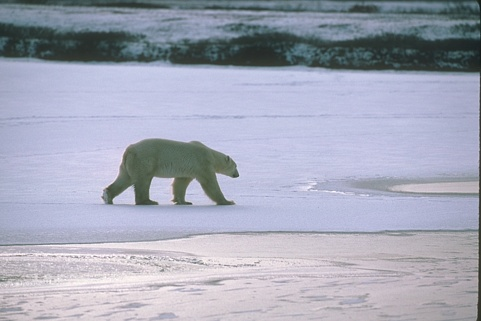
#> input picture denoising/CBSD432/CBSD432/100007.jpg, 481 x 321 px; its folder holds only this picture in this run
$ python dataset.py
#> lines starting #> are read from the running program, lines starting #| are printed output that depends on the picture
#!/usr/bin/env python
# -*- coding: utf-8 -*-

import os
import cv2
import numpy as np
from common import config
import glob


class Dataset():

    def __init__(self, dataset_name, noise_level=50):

        test_dataset_path = 'CBSD68/CBSD68'
        test_noisy_path = 'CBSD68/CBSD68_{}'.format(noise_level)
        train_dataset_path = 'CBSD432/CBSD432'
        self.minibatch_size = config.minibatch_size
        self.ds_name = dataset_name
        self.rng = np.random
        train_list = glob.glob(train_dataset_path + '/*.jpg')
        test_list = glob.glob(test_dataset_path + '/*.png')
        test_noisy_list = glob.glob(test_noisy_path + '/*.png')
        self.dataset_meta = {
            'train': (train_list, 65536),
            'test': (test_list, len(test_list), test_noisy_list),
        }


    def load(self):

        self.instances = self.dataset_meta[self.ds_name][1]
        self.images = self.dataset_meta[self.ds_name][0]
        if self.ds_name == 'test': self.noisy_images = self.dataset_meta[self.ds_name][2]
        self.data_number = len(self.images)
        return self

    @property
    def instances_per_epoch(self):
        return self.instances

    @property
    def minibatchs_per_epoch(self):
        return self.instances // config.minibatch_size

    @property
    def testing_minibatchs_per_epoch(self):
        return self.instances

    def augmentation(self, img):
        s =  config.scale[self.rng.randint(0, 4)]
        h, w = img.shape[:2]
        scale_h = int(h * s)
        scale_w = int(w * s)
        img = cv2.resize(img, (scale_w, scale_h), interpolation=cv2.INTER_CUBIC)

        return img


    def instance_generator(self):
        for i in range(self.instances):
            idx = i % self.data_number
            img = cv2.imread(self.images[idx])
            if self.ds_name == 'test':
                noisy_img = cv2.imread(self.noisy_images[idx])
                yield img.astype(np.float32)/255.0, noisy_img.astype(np.float32)/255.0
            elif self.ds_name == 'train':
                img = self.augmentation(img)
                h, w = img.shape[:2]
                x_start = 0 + self.rng.randint(0, (w - config.patch_size)//config.stride + 1 ) * config.stride
                y_start = 0 + self.rng.randint(0, (h - config.patch_size)//config.stride + 1 ) * config.stride
                patch = img[y_start:y_start+config.patch_size,x_start:x_start+config.patch_size,:].astype(np.float32)/255.0
                noisy_patch = patch + np.random.normal(0, config.sigma/255.0, patch.shape)
                yield patch.astype(np.float32), noisy_patch.astype(np.float32)


if __name__ == "__main__":
    ds = Dataset('train')
    gen = ds.load().instance_generator()

    imggrid = []
    while True:
        for i in range(8):
            img, noisy_patch = next(gen)
            imggrid.append(img)
            imggrid.append(noisy_patch)
#> this loop made 8 passes
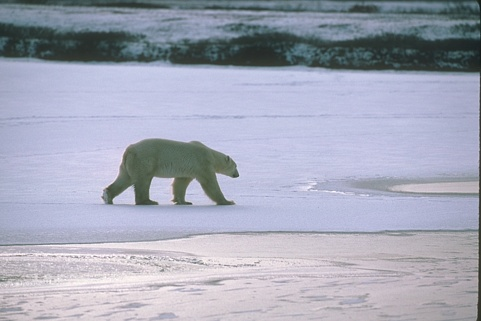
#> input picture denoising/CBSD432/CBSD432/100007.jpg, 481 x 321 px
#> pass 1, `img, noisy_patch = next(gen)`:
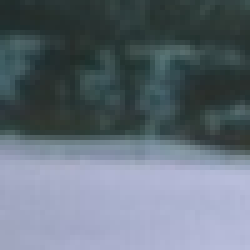
#> img: shape (50, 50, 3) float32 (shown 5 times larger); mean of channels 0, 1, 2 0.471, 0.43, 0.384; drawn as B, G, R
#> pass 1, `img, noisy_patch = next(gen)`:
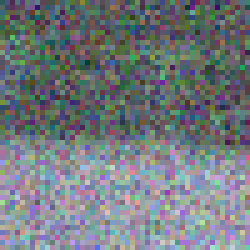
#> noisy_patch: shape (50, 50, 3) float32 (shown 5 times larger); mean of channels 0, 1, 2 0.474, 0.435, 0.385; drawn with min black and max white
#> pass 2, `img, noisy_patch = next(gen)`:
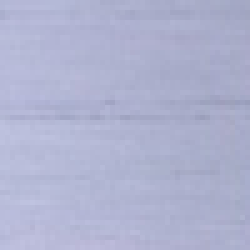
#> img: shape (50, 50, 3) float32 (shown 5 times larger); mean of channels 0, 1, 2 0.816, 0.701, 0.687; drawn as B, G, R
#> after the loop, imggrid = 16 items
        imggrid = np.array(imggrid).reshape((4, 4, img.shape[0], img.shape[1], img.shape[2]))
        imggrid = imggrid.transpose((0, 2, 1, 3, 4)).reshape((4*img.shape[0], 4*img.shape[1], 3))
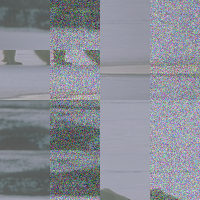
#> imggrid: shape (200, 200, 3) float32; mean of channels 0, 1, 2 0.672, 0.6, 0.571; drawn with min black and max white
        cv2.imshow('', imggrid)
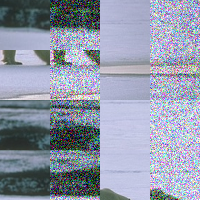
#> window '': shape (200, 200, 3); mean B, G, R 169.5, 152.3, 145.2
        c = chr(cv2.waitKey(0) & 0xff)
#> (key Esc is pressed here)
        if c == 'q':
            exit()
        imggrid = []

$ run again, on denoising/CBSD432/CBSD432/100098.jpg
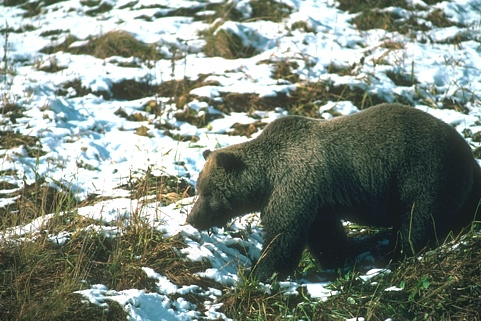
#> input picture denoising/CBSD432/CBSD432/100098.jpg, 481 x 321 px
#> the loop `for i in range(8):` made 8 passes
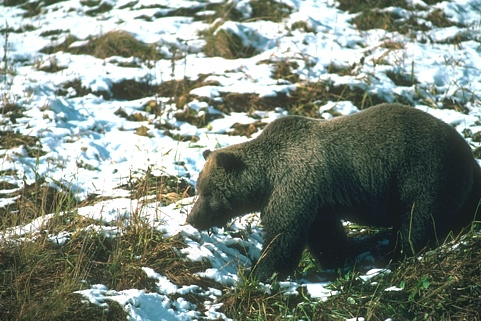
#> input picture denoising/CBSD432/CBSD432/100098.jpg, 481 x 321 px
#> after the loop `for i in range(8):`: imggrid = 16 items
#> `imggrid = imggrid.transpose((0, 2, 1, 3, 4)).reshape((4*img.shape[0], ..`:
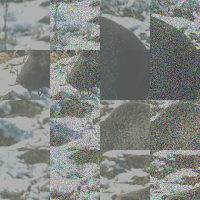
#> imggrid: shape (200, 200, 3) float32; mean of channels 0, 1, 2 0.535, 0.569, 0.53; drawn with min black and max white
#> `cv2.imshow('', imggrid)`:
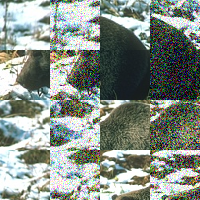
#> window '': shape (200, 200, 3); mean B, G, R 134.6, 142.9, 133.7

$ run again, on denoising/CBSD432/CBSD432/100099.jpg
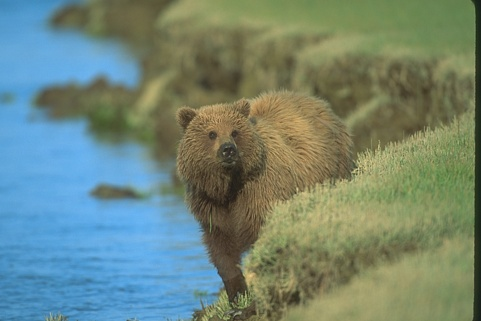
#> input picture denoising/CBSD432/CBSD432/100099.jpg, 481 x 321 px
#> the loop `for i in range(8):` made 8 passes
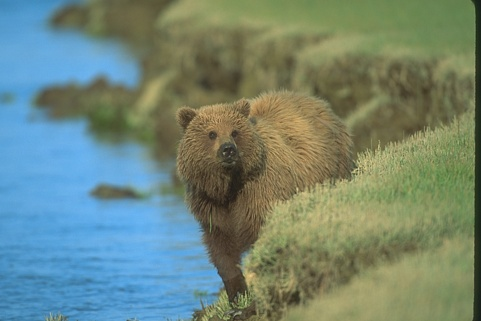
#> input picture denoising/CBSD432/CBSD432/100099.jpg, 481 x 321 px
#> after the loop `for i in range(8):`: imggrid = 16 items
#> `imggrid = imggrid.transpose((0, 2, 1, 3, 4)).reshape((4*img.shape[0], ..`:
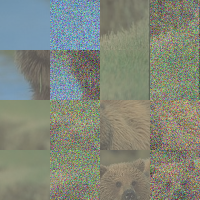
#> imggrid: shape (200, 200, 3) float32; mean of channels 0, 1, 2 0.411, 0.514, 0.469; drawn with min black and max white
#> `cv2.imshow('', imggrid)`:
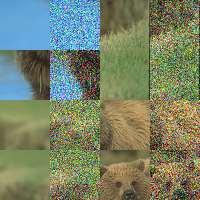
#> window '': shape (200, 200, 3); mean B, G, R 104.7, 130.9, 119.5
